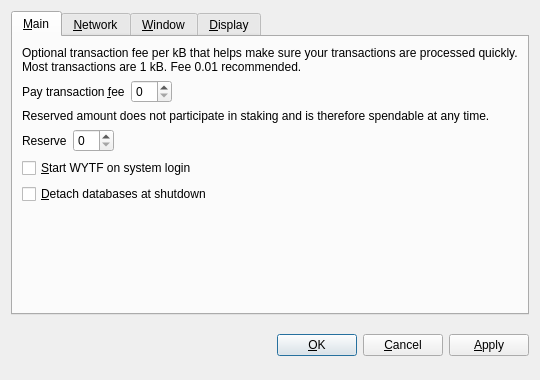
<?xml version="1.0" encoding="UTF-8"?>
<ui version="4.0">
 <class>OptionsDialog</class>
 <widget class="QDialog" name="OptionsDialog">
  <property name="geometry">
   <rect>
    <x>0</x>
    <y>0</y>
    <width>540</width>
    <height>380</height>
   </rect>
  </property>
  <property name="windowTitle">
   <string>Options</string>
  </property>
  <property name="modal">
   <bool>true</bool>
  </property>
  <layout class="QVBoxLayout" name="verticalLayout">
   <item>
    <widget class="QTabWidget" name="tabWidget">
     <property name="tabPosition">
      <enum>QTabWidget::North</enum>
     </property>
     <property name="currentIndex">
      <number>0</number>
     </property>
     <widget class="QWidget" name="tabMain">
      <attribute name="title">
       <string>&amp;Main</string>
      </attribute>
      <layout class="QVBoxLayout" name="verticalLayout_Main">
       <item>
        <widget class="QLabel" name="transactionFeeInfoLabel">
         <property name="text">
          <string>Optional transaction fee per kB that helps make sure your transactions are processed quickly. Most transactions are 1 kB. Fee 0.01 recommended.</string>
         </property>
         <property name="textFormat">
          <enum>Qt::PlainText</enum>
         </property>
         <property name="wordWrap">
          <bool>true</bool>
         </property>
        </widget>
       </item>
       <item>
        <layout class="QHBoxLayout" name="horizontalLayoutFee">
         <item>
          <widget class="QLabel" name="transactionFeeLabel">
           <property name="text">
            <string>Pay transaction &amp;fee</string>
           </property>
           <property name="textFormat">
            <enum>Qt::PlainText</enum>
           </property>
           <property name="buddy">
            <cstring>transactionFee</cstring>
           </property>
          </widget>
         </item>
         <item>
          <widget class="BitcoinAmountField" name="transactionFee"/>
         </item>
         <item>
          <spacer name="horizontalSpacerFee">
           <property name="orientation">
            <enum>Qt::Horizontal</enum>
           </property>
           <property name="sizeHint" stdset="0">
            <size>
             <width>40</width>
             <height>20</height>
            </size>
           </property>
          </spacer>
         </item>
        </layout>
       </item>
       <item>
        <widget class="QLabel" name="reserveBalanceInfoLabel">
         <property name="text">
          <string>Reserved amount does not participate in staking and is therefore spendable at any time.</string>
         </property>
         <property name="textFormat">
          <enum>Qt::PlainText</enum>
         </property>
         <property name="wordWrap">
          <bool>true</bool>
         </property>
        </widget>
       </item>
       <item>
        <layout class="QHBoxLayout" name="horizontalLayoutReserveBalance">
         <item>
          <widget class="QLabel" name="reserveBalanceLabel">
           <property name="text">
            <string>Reserve</string>
           </property>
           <property name="textFormat">
            <enum>Qt::PlainText</enum>
           </property>
           <property name="buddy">
            <cstring>reserveBalance</cstring>
           </property>
          </widget>
         </item>
         <item>
          <widget class="BitcoinAmountField" name="reserveBalance"/>
         </item>
         <item>
          <spacer name="horizontalSpacerReserveBalance">
           <property name="orientation">
            <enum>Qt::Horizontal</enum>
           </property>
           <property name="sizeHint" stdset="0">
            <size>
             <width>40</width>
             <height>20</height>
            </size>
           </property>
          </spacer>
         </item>
        </layout>
       </item>
       <item>
        <widget class="QCheckBox" name="bitcoinAtStartup">
         <property name="toolTip">
          <string>Automatically start WYTF after logging in to the system.</string>
         </property>
         <property name="text">
          <string>&amp;Start WYTF on system login</string>
         </property>
        </widget>
       </item>
       <item>
        <widget class="QCheckBox" name="detachDatabases">
         <property name="toolTip">
          <string>Detach block and address databases at shutdown. This means they can be moved to another data directory, but it slows down shutdown. The wallet is always detached.</string>
         </property>
         <property name="text">
          <string>&amp;Detach databases at shutdown</string>
         </property>
        </widget>
       </item>
       <item>
        <spacer name="verticalSpacer_Main">
         <property name="orientation">
          <enum>Qt::Vertical</enum>
         </property>
         <property name="sizeHint" stdset="0">
          <size>
           <width>20</width>
           <height>40</height>
          </size>
         </property>
        </spacer>
       </item>
      </layout>
     </widget>
     <widget class="QWidget" name="tabNetwork">
      <attribute name="title">
       <string>&amp;Network</string>
      </attribute>
      <layout class="QVBoxLayout" name="verticalLayout_Network">
       <item>
        <widget class="QCheckBox" name="mapPortUpnp">
         <property name="toolTip">
          <string>Automatically open the WYTF client port on the router. This only works when your router supports UPnP and it is enabled.</string>
         </property>
         <property name="text">
          <string>Map port using &amp;UPnP</string>
         </property>
        </widget>
       </item>
       <item>
        <widget class="QCheckBox" name="connectSocks">
         <property name="toolTip">
          <string>Connect to the WYTF network through a SOCKS proxy (e.g. when connecting through Tor).</string>
         </property>
         <property name="text">
          <string>&amp;Connect through SOCKS proxy:</string>
         </property>
        </widget>
       </item>
       <item>
        <layout class="QHBoxLayout" name="horizontalLayout_Network">
         <item>
          <widget class="QLabel" name="proxyIpLabel">
           <property name="text">
            <string>Proxy &amp;IP:</string>
           </property>
           <property name="textFormat">
            <enum>Qt::PlainText</enum>
           </property>
           <property name="buddy">
            <cstring>proxyIp</cstring>
           </property>
          </widget>
         </item>
         <item>
          <widget class="QValidatedLineEdit" name="proxyIp">
           <property name="maximumSize">
            <size>
             <width>140</width>
             <height>16777215</height>
            </size>
           </property>
           <property name="toolTip">
            <string>IP address of the proxy (e.g. 127.0.0.1)</string>
           </property>
          </widget>
         </item>
         <item>
          <widget class="QLabel" name="proxyPortLabel">
           <property name="text">
            <string>&amp;Port:</string>
           </property>
           <property name="textFormat">
            <enum>Qt::PlainText</enum>
           </property>
           <property name="buddy">
            <cstring>proxyPort</cstring>
           </property>
          </widget>
         </item>
         <item>
          <widget class="QLineEdit" name="proxyPort">
           <property name="maximumSize">
            <size>
             <width>55</width>
             <height>16777215</height>
            </size>
           </property>
           <property name="toolTip">
            <string>Port of the proxy (e.g. 9050)</string>
           </property>
          </widget>
         </item>
         <item>
          <widget class="QLabel" name="socksVersionLabel">
           <property name="text">
            <string>SOCKS &amp;Version:</string>
           </property>
           <property name="textFormat">
            <enum>Qt::PlainText</enum>
           </property>
           <property name="buddy">
            <cstring>socksVersion</cstring>
           </property>
          </widget>
         </item>
         <item>
          <widget class="QValueComboBox" name="socksVersion">
           <property name="toolTip">
            <string>SOCKS version of the proxy (e.g. 5)</string>
           </property>
          </widget>
         </item>
         <item>
          <spacer name="horizontalSpacer_Network">
           <property name="orientation">
            <enum>Qt::Horizontal</enum>
           </property>
           <property name="sizeHint" stdset="0">
            <size>
             <width>40</width>
             <height>20</height>
            </size>
           </property>
          </spacer>
         </item>
        </layout>
       </item>
       <item>
        <spacer name="verticalSpacer_Network">
         <property name="orientation">
          <enum>Qt::Vertical</enum>
         </property>
         <property name="sizeHint" stdset="0">
          <size>
           <width>20</width>
           <height>40</height>
          </size>
         </property>
        </spacer>
       </item>
      </layout>
     </widget>
     <widget class="QWidget" name="tabWindow">
      <attribute name="title">
       <string>&amp;Window</string>
      </attribute>
      <layout class="QVBoxLayout" name="verticalLayout_Window">
       <item>
        <widget class="QCheckBox" name="minimizeToTray">
         <property name="toolTip">
          <string>Show only a tray icon after minimizing the window.</string>
         </property>
         <property name="text">
          <string>&amp;Minimize to the tray instead of the taskbar</string>
         </property>
        </widget>
       </item>
       <item>
        <widget class="QCheckBox" name="minimizeOnClose">
         <property name="toolTip">
          <string>Minimize instead of exit the application when the window is closed. When this option is enabled, the application will be closed only after selecting Quit in the menu.</string>
         </property>
         <property name="text">
          <string>M&amp;inimize on close</string>
         </property>
        </widget>
       </item>
       <item>
        <spacer name="verticalSpacer_Window">
         <property name="orientation">
          <enum>Qt::Vertical</enum>
         </property>
         <property name="sizeHint" stdset="0">
          <size>
           <width>20</width>
           <height>40</height>
          </size>
         </property>
        </spacer>
       </item>
      </layout>
     </widget>
     <widget class="QWidget" name="tabDisplay">
      <attribute name="title">
       <string>&amp;Display</string>
      </attribute>
      <layout class="QVBoxLayout" name="verticalLayout_Display">
       <item>
        <layout class="QHBoxLayout" name="horizontalLayout_1_Display">
         <item>
          <widget class="QLabel" name="langLabel">
           <property name="text">
            <string>User Interface &amp;language:</string>
           </property>
           <property name="textFormat">
            <enum>Qt::PlainText</enum>
           </property>
           <property name="buddy">
            <cstring>lang</cstring>
           </property>
          </widget>
         </item>
         <item>
          <widget class="QValueComboBox" name="lang">
           <property name="toolTip">
            <string>The user interface language can be set here. This setting will take effect after restarting WYTF.</string>
           </property>
          </widget>
         </item>
        </layout>
       </item>
       <item>
        <layout class="QHBoxLayout" name="horizontalLayout_2_Display">
         <item>
          <widget class="QLabel" name="unitLabel">
           <property name="text">
            <string>&amp;Unit to show amounts in:</string>
           </property>
           <property name="textFormat">
            <enum>Qt::PlainText</enum>
           </property>
           <property name="buddy">
            <cstring>unit</cstring>
           </property>
          </widget>
         </item>
         <item>
          <widget class="QValueComboBox" name="unit">
           <property name="toolTip">
            <string>Choose the default subdivision unit to show in the interface and when sending coins.</string>
           </property>
          </widget>
         </item>
        </layout>
       </item>
       <item>
        <widget class="QCheckBox" name="useWYTFTheme">
         <property name="text">
          <string>Use WYTF visual theme (requires restart)</string>
         </property>
        </widget>
       </item>
       <item>
        <widget class="QCheckBox" name="displayAddresses">
         <property name="toolTip">
          <string>Whether to show WYTF addresses in the transaction list or not.</string>
         </property>
         <property name="text">
          <string>&amp;Display addresses in transaction list</string>
         </property>
        </widget>
       </item>
       <item>
        <widget class="QCheckBox" name="coinControlFeatures">
         <property name="toolTip">
          <string>Whether to show coin control features or not.</string>
         </property>
         <property name="text">
          <string>Display coin &amp;control features (experts only!)</string>
         </property>
        </widget>
       </item>
       <item>
        <spacer name="verticalSpacer_Display">
         <property name="orientation">
          <enum>Qt::Vertical</enum>
         </property>
         <property name="sizeHint" stdset="0">
          <size>
           <width>20</width>
           <height>40</height>
          </size>
         </property>
        </spacer>
       </item>
      </layout>
     </widget>
    </widget>
   </item>
   <item>
    <layout class="QHBoxLayout" name="horizontalLayout_Buttons">
     <item>
      <spacer name="horizontalSpacer_1">
       <property name="orientation">
        <enum>Qt::Horizontal</enum>
       </property>
       <property name="sizeHint" stdset="0">
        <size>
         <width>40</width>
         <height>48</height>
        </size>
       </property>
      </spacer>
     </item>
     <item>
      <widget class="QLabel" name="statusLabel">
       <property name="font">
        <font>
         <weight>75</weight>
         <bold>true</bold>
        </font>
       </property>
       <property name="text">
        <string/>
       </property>
       <property name="textFormat">
        <enum>Qt::PlainText</enum>
       </property>
       <property name="wordWrap">
        <bool>true</bool>
       </property>
      </widget>
     </item>
     <item>
      <spacer name="horizontalSpacer_2">
       <property name="orientation">
        <enum>Qt::Horizontal</enum>
       </property>
       <property name="sizeHint" stdset="0">
        <size>
         <width>40</width>
         <height>48</height>
        </size>
       </property>
      </spacer>
     </item>
     <item>
      <widget class="QPushButton" name="okButton">
       <property name="text">
        <string>&amp;OK</string>
       </property>
      </widget>
     </item>
     <item>
      <widget class="QPushButton" name="cancelButton">
       <property name="text">
        <string>&amp;Cancel</string>
       </property>
       <property name="autoDefault">
        <bool>false</bool>
       </property>
      </widget>
     </item>
     <item>
      <widget class="QPushButton" name="applyButton">
       <property name="text">
        <string>&amp;Apply</string>
       </property>
       <property name="autoDefault">
        <bool>false</bool>
       </property>
      </widget>
     </item>
    </layout>
   </item>
  </layout>
 </widget>
 <customwidgets>
  <customwidget>
   <class>BitcoinAmountField</class>
   <extends>QSpinBox</extends>
   <header>bitcoinamountfield.h</header>
   <container>1</container>
  </customwidget>
  <customwidget>
   <class>QValueComboBox</class>
   <extends>QComboBox</extends>
   <header>qvaluecombobox.h</header>
  </customwidget>
  <customwidget>
   <class>QValidatedLineEdit</class>
   <extends>QLineEdit</extends>
   <header>qvalidatedlineedit.h</header>
  </customwidget>
 </customwidgets>
 <resources/>
 <connections/>
</ui>
